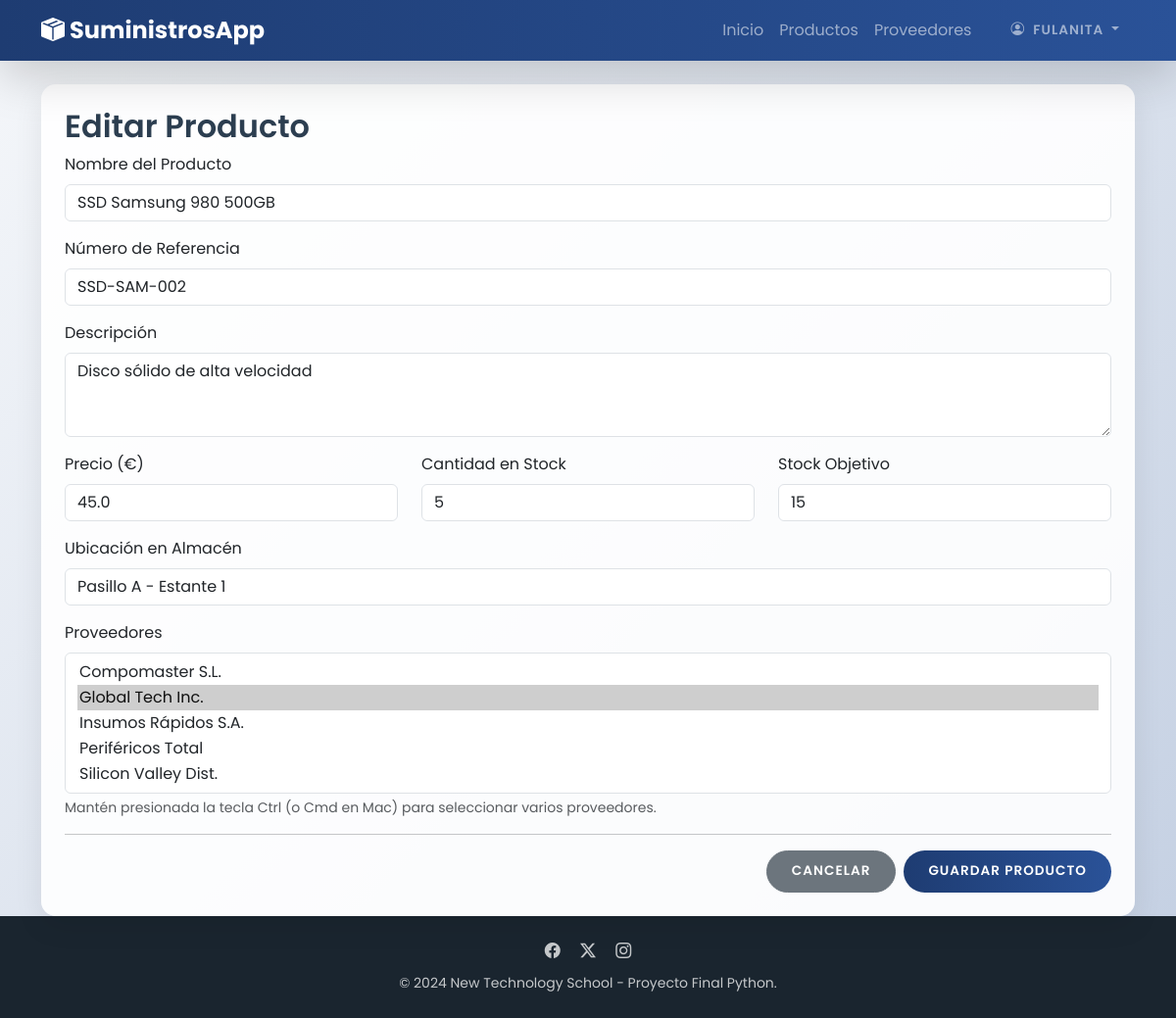
The app's page /productos/1/editar (signed in) with its own data.
### app/models/user_model.py (models this page shows, shortened)
class User(db.Model, UserMixin):
    __tablename__ = 'user'
    id = db.Column(db.Integer, primary_key=True)
    username = db.Column(db.String(80), unique=True, nullable=False)
    password_hash = db.Column(db.String(128), nullable=False)
    role = db.Column(db.String(20), nullable=False, default='cliente')
    @property
    def password(self):
        raise AttributeError('¡El password no es un atributo legible!')

### app/models/product_model.py (models this page shows, shortened)
class Product(db.Model):
    __tablename__ = 'product'
    id = db.Column(db.Integer, primary_key=True)
    image_file = db.Column(db.String(20), nullable=False, default='default.png')
    nombre = db.Column(db.String(100), nullable=False)
    referencia = db.Column(db.String(50), unique=True)
    descripcion = db.Column(db.Text)
    precio = db.Column(db.Float, nullable=False)
    ubicacion = db.Column(db.String(100))
    cantidad_stock = db.Column(db.Integer, nullable=False, default=0)
    stock_objetivo = db.Column(db.Integer, nullable=False, default=100)
    suppliers = db.relationship(
        'Supplier',
        secondary=product_supplier_association,
        back_populates='products'
    )

### app/routes/product_routes.py (the view, shortened to what this page needs)
@product_bp.route('/<int:product_id>/editar', methods=['GET', 'POST'])
@login_required
@admin_required
def update_product(product_id):
    product = product_service.get_product_by_id(product_id)
    if not product:
        flash('Producto no encontrado.', 'danger')
        return redirect(url_for('product_routes.product_list'))
    form = ProductForm(obj=product)
    all_suppliers = supplier_service.get_all_suppliers()
    form.suppliers.choices = [(s.id, s.nombre_empresa) for s in all_suppliers]
    if request.method == 'GET':
        form.suppliers.data = [s.id for s in product.suppliers]
    return render_template('product_form.html',
                           title='Editar Producto',
                           form=form,
                           form_action=url_for('product_routes.update_product', product_id=product_id))

### app/routes/product_forms.py
class ProductForm(FlaskForm):
    nombre = StringField('Nombre del Producto', validators=[DataRequired()])
    referencia = StringField('Número de Referencia')
    descripcion = TextAreaField('Descripción')
    precio = FloatField('Precio (€)', validators=[DataRequired(), NumberRange(min=0.01)])
    cantidad_stock = IntegerField('Cantidad en Stock', validators=[DataRequired(), NumberRange(min=0)])
    stock_objetivo = IntegerField('Stock Objetivo', validators=[DataRequired(), NumberRange(min=1)])
    ubicacion = StringField('Ubicación en Almacén')
    suppliers = SelectMultipleField('Proveedores', coerce=int)
    submit = SubmitField('Guardar Producto')

### app/models/user_model.py (called while the page is built)
@login_manager.user_loader
def load_user(user_id):
    return User.query.get(int(user_id))

### app/routes/product_routes.py (called while the page is built)
def admin_required(f):
    @wraps(f)
    def decorated_function(*args, **kwargs):
        if current_user.role != 'admin':
            flash('No tienes permiso para acceder a esta página.', 'danger')
            return redirect(url_for('auth_routes.home'))
        return f(*args, **kwargs)
    return decorated_function

### app/services/product_service.py (called while the page is built)
def get_product_by_id(product_id):
    try:
        return Product.query.get(product_id)
    except Exception as e:
        print(f"Error al obtener producto por ID: {e}")
        return None

### app/services/supplier_service.py (called while the page is built)
def get_all_suppliers():
    try:
        return Supplier.query.order_by(Supplier.nombre_empresa).all()
    except Exception as e:
        print(f"Error al obtener proveedores: {e}")
        return []

### app/templates/product_form.html (shortened to what this page needs)
{% extends "base.html" %}
{% block content %}
    <div class="card p-4">
        <h2>{{ title }}</h2>
        <form method="POST" action="{{ form_action }}">
            <div class="mb-3">
                {{ form.nombre.label(class="form-label") }}
                {{ form.nombre(class="form-control") }}
            </div>
            <div class="mb-3">
                {{ form.referencia.label(class="form-label") }}
                {{ form.referencia(class="form-control") }}
            </div>
            <div class="mb-3">
                {{ form.descripcion.label(class="form-label") }}
                {{ form.descripcion(class="form-control", rows=3) }}
            </div>
            <div class="row">
                <div class="col-md-4 mb-3">
                    {{ form.precio.label(class="form-label") }}
                    {{ form.precio(class="form-control") }}
                </div>
                <div class="col-md-4 mb-3">
                    {{ form.cantidad_stock.label(class="form-label") }}
                    {{ form.cantidad_stock(class="form-control") }}
                </div>
                <div class="col-md-4 mb-3">
                    {{ form.stock_objetivo.label(class="form-label") }}
                    {{ form.stock_objetivo(class="form-control") }}
                </div>
            </div>
            <div class="mb-3">
                {{ form.ubicacion.label(class="form-label") }}
                {{ form.ubicacion(class="form-control") }}
            </div>
            <div class="mb-3">
                {{ form.suppliers.label(class="form-label") }}
                {{ form.suppliers(class="form-select", size=5) }}
                <div class="form-text">Mantén presionada la tecla Ctrl (o Cmd en Mac) para seleccionar varios proveedores.</div>
            </div>
            <hr>
            <div class="d-flex justify-content-end">
                <a href="{{ url_for('product_routes.product_list') }}" class="btn btn-secondary me-2">
                    Cancelar
                </a>
                {{ form.submit(class="btn btn-primary") }}
            </div>
        </form>
    </div>
{% endblock %}

### app/templates/base.html (shortened to what this page needs)
<!DOCTYPE html>
<html lang="es">
<head>
    <link rel="stylesheet" href="https://cdnjs.cloudflare.com/ajax/libs/animate.css/4.1.1/animate.min.css"/>
    <link href="https://cdn.jsdelivr.net/npm/bootstrap@5.3.3/dist/css/bootstrap.min.css" rel="stylesheet">
    <link rel="stylesheet" href="https://cdn.jsdelivr.net/npm/bootstrap-icons@1.11.3/font/bootstrap-icons.min.css">
    <link rel="stylesheet" href="{{ url_for('static', filename='css/style.css') }}">
</head>
<body class="d-flex flex-column min-vh-100">
    <nav class="navbar navbar-expand-lg navbar-dark mb-4 sticky-top shadow-lg">
        <div class="container">
            <a class="navbar-brand animate__animated animate__fadeInLeft" href="{{ url_for('auth_routes.home') }}">
                <i class="bi bi-box-seam-fill"></i> SuministrosApp
            </a>
            <div class="collapse navbar-collapse" id="navbarNav">
                <div class="navbar-nav ms-auto align-items-center">
                    <a class="nav-link" href="{{ url_for('auth_routes.home') }}">Inicio</a>
                    {% if current_user.is_authenticated %}
                        <a class="nav-link" href="{{ url_for('product_routes.product_list') }}">Productos</a>
                        <a class="nav-link" href="{{ url_for('supplier_routes.supplier_list') }}">Proveedores</a>
                        <div class="nav-item dropdown ms-lg-3">
                            <a class="nav-link dropdown-toggle btn btn-outline-light border-0 px-3" href="#" role="button" data-bs-toggle="dropdown" aria-expanded="false">
                                <i class="bi bi-person-circle me-1"></i> {{ current_user.username }}
                            </a>
                        </div>
                        {% else %}
                        <div class="ms-lg-3 d-flex gap-2">
                            <a class="btn btn-outline-light btn-sm" href="{{ url_for('auth_routes.login') }}">Ingresar</a>
                            <a class="btn btn-light btn-sm text-primary fw-bold" href="{{ url_for('auth_routes.register') }}">Registro</a>
                        </div>
                    {% endif %}
                </div>
            </div>
        </div>
    </nav>
    <main class="container animate__animated animate__fadeInUp">
        <div class="row">
            <div class="col-md-12">
                {% block content %}{% endblock %}
            </div>
        </div>
    </main>
    <footer class="mt-auto py-4 text-white">
        <div class="container text-center">
            <div class="mb-2">
                <a href="#" class="text-white mx-2 text-decoration-none opacity-75 hover-opacity-100"><i class="bi bi-facebook"></i></a>
                <a href="#" class="text-white mx-2 text-decoration-none opacity-75 hover-opacity-100"><i class="bi bi-twitter-x"></i></a>
                <a href="#" class="text-white mx-2 text-decoration-none opacity-75 hover-opacity-100"><i class="bi bi-instagram"></i></a>
            </div>
            <small class="opacity-75">&copy; 2024 New Technology School - Proyecto Final Python.</small>
        </div>
    </footer>
</body>
</html>

### app/static/css/style.css (style rules this page uses)
body { background: linear-gradient(135deg, #f5f7fa 0%, #c3cfe2 100%); font-family: 'Poppins', sans-serif; color: #444; }
h1, h2, h3, h4, h5, h6 { font-weight: 600; color: #2c3e50; }
.navbar { background: linear-gradient(90deg, #1e3c72 0%, #2a5298 100%); backdrop-filter: blur(10px); }
.navbar-brand { font-weight: 700; font-size: 1.5rem; }
.nav-link { font-weight: 400; transition: color 0.3s ease; }
.card { background: rgba(255, 255, 255, 0.9); border: none; border-radius: 15px; box-shadow: 0 10px 30px rgba(0, 0, 0, 0.08); transition: all 0.3s ease; overflow: hidden; }
.btn { border-radius: 50px; padding: 10px 25px; font-weight: 600; text-transform: uppercase; font-size: 0.85rem; letter-spacing: 1px; transition: all 0.3s ease; }
.btn-primary { background: linear-gradient(90deg, #1e3c72 0%, #2a5298 100%); border: none; }
footer { background: #1a252f; margin-top: 50px; }

### records on screen
User: username "FULANITA"
Product: nombre "SSD Samsung 980 500GB", referencia "SSD-SAM-002", descripcion "Disco sólido de alta velocidad", precio "45.0", cantidad_stock "5", stock_objetivo "15", ubicacion "Pasillo A - Estante 1"

### other values on screen
{{ title }} "Editar Producto"
